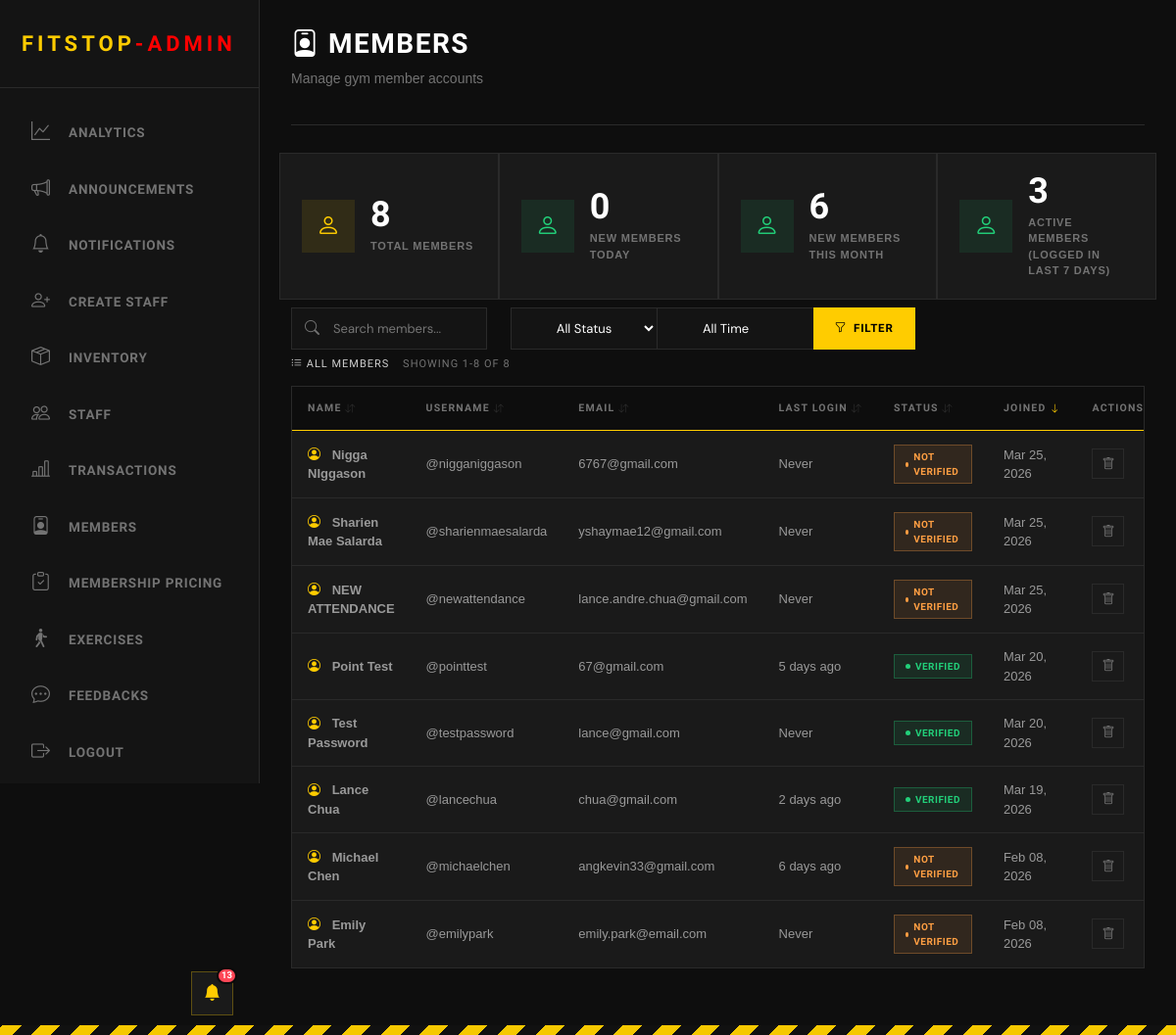
Before: /admin/view_members.php (signed in) with the older database file.
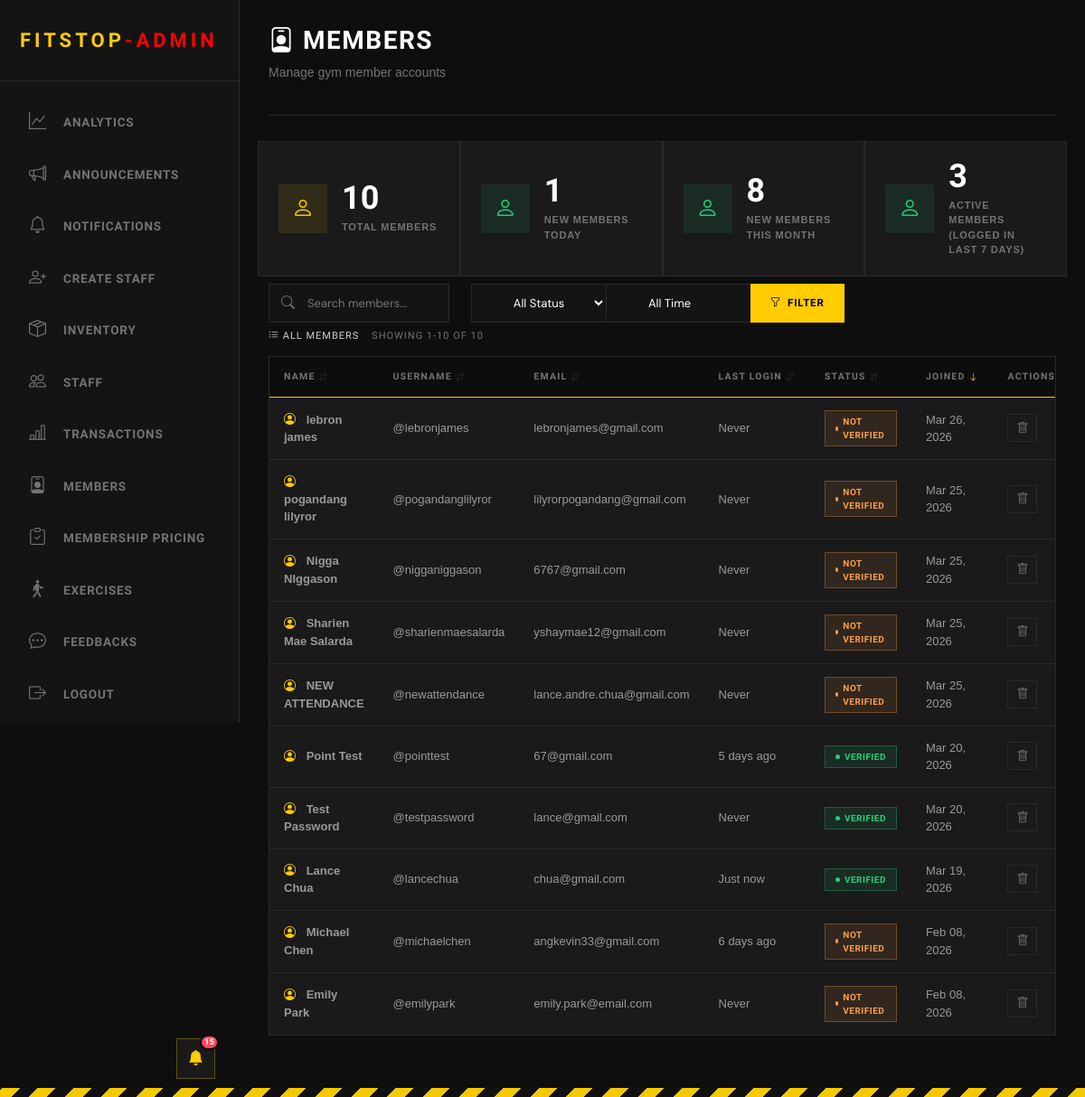
After: the same page with the newer database file.
### tables this page shows
CREATE TABLE "users" (   id INTEGER PRIMARY KEY AUTOINCREMENT,   username VARCHAR(50) NOT NULL UNIQUE,   first_name VARCHAR(50) NOT NULL,   last_name VARCHAR(50) NOT NULL,   email VARCHAR(100) NOT NULL UNIQUE,   password VARCHAR(255) NOT NULL,   user_type VARCHAR(50),   verification_code VARCHAR(50) DEFAULT NULL,   verification_code_expiration TIMESTAMP DEFAULT NULL,   is_verified BOOLEAN DEFAULT FALSE,   profile_picture BLOB,   last_logged_in TIMESTAMP DEFAULT NULL,   created_at TIMESTAMP DEFAULT CURRENT_TIMESTAMP,   updated_at TIMESTAMP DEFAULT CURRENT_TIMESTAMP , "points" INTEGER NOT NULL DEFAULT 0, dpa_consent INTEGER NOT NULL DEFAULT 0, dpa_consent_at TIMESTAMP DEFAULT NULL);

### admin/view_members.php (the view, shortened to what this page needs)
<?php
include("../Login/connection.php");
$search = isset($_GET['search']) ? trim($_GET['search']) : '';
$status_filter = isset($_GET['status']) ? $_GET['status'] : '';
$time_filter = isset($_GET['time']) ? $_GET['time'] : '';
$sort_by = isset($_GET['sort']) ? $_GET['sort'] : 'created_at';
$sort_order = isset($_GET['order']) ? $_GET['order'] : 'DESC';
$records_per_page = 10;
$page = isset($_GET['page']) ? (int) $_GET['page'] : 1;
$offset = ($page - 1) * $records_per_page;
$sort_order = ($sort_order === 'ASC') ? 'ASC' : 'DESC';
$where_conditions = ["user_type = 'user'"];
$params = [];
$where_clause = "WHERE " . implode(" AND ", $where_conditions);
$total_query = $pdo->prepare("SELECT COUNT(*) as total FROM users $where_clause");
$total_query->execute($params);
$total_records = $total_query->fetch()['total'];
$query = "SELECT id, username, first_name, last_name, email, last_logged_in, is_verified, created_at
          FROM users
          $where_clause
          ORDER BY $sort_by $sort_order
          LIMIT :limit OFFSET :offset";
$stmt = $pdo->prepare($query);
$stmt->bindValue(':limit', $records_per_page, PDO::PARAM_INT);
$stmt->bindValue(':offset', $offset, PDO::PARAM_INT);
$stmt->execute();
$members = $stmt->fetchAll();
function timeAgo($datetime)
{
    if (!$datetime)
        return 'Never';
    $time = strtotime($datetime);
    $diff = time() - $time;
    if ($diff < 60)
        return 'Just now';
    if ($diff < 604800)
        return floor($diff / 86400) . ' days ago';
    return date('M d, Y', $time);
}
function getSortUrl($column, $current_sort, $current_order, $search, $status, $time, $page)
{
    $new_order = 'ASC';
    $params = "sort=$column&order=$new_order";
    return "?$params";
}
function getSortIcon($column, $current_sort, $current_order)
{
    if ($current_sort !== $column) {
        return '<i class="bi bi-arrow-down-up" style="opacity: 0.3; font-size: 10px;"></i>';
    }
    return $current_order === 'ASC'
        ? '<i class="bi bi-arrow-up" style="color: var(--hazard); font-size: 10px;"></i>'
        : '<i class="bi bi-arrow-down" style="color: var(--hazard); font-size: 10px;"></i>';
}
$stmt = $pdo->query("
    SELECT COUNT(*) as total FROM users WHERE user_type = 'user'AND DATE(created_at) = DATE('now')");
$new_today = $stmt->fetch()['total'];
$stmt = $pdo->query("
    SELECT COUNT(*) as total FROM users WHERE user_type = 'user'AND strftime('%Y-%m', created_at) = strftime('%Y-%m', 'now')
");
$new_month = $stmt->fetch()['total'];
$stmt = $pdo->query("
    SELECT COUNT(*) as total FROM users WHERE user_type = 'user'AND last_logged_in >= DATE('now', '-7 days')
");
$active_members = $stmt->fetch()['total'];
?>
<!DOCTYPE html>
<html>
<head>
    <link rel="stylesheet" href="https://cdn.jsdelivr.net/npm/bootstrap-icons@1.11.0/font/bootstrap-icons.css">
    <link href="https://cdn.jsdelivr.net/npm/bootstrap@5.3.8/dist/css/bootstrap.min.css" rel="stylesheet"
>
</head>
<body>
    <?php include('includes/header_admin.php') ?>
    <div class="main-content">
        <div class="topbar">
            <div class="topbar-left">
                <h1><i class="bi bi-person-badge"></i> Members</h1>
                <p>Manage gym member accounts</p>
            </div>
        </div>
        <div class="row">
            <div class="stat-box col-sm-12 col-xl">
                <div class="stat-icon members">
                    <i class="bi bi-person"></i>
                </div>
                <div>
                    <div class="stat-value">
                        <?php echo number_format(isset($total_records) ? $total_records : 0, 0); ?>
                    </div>
                    <div class="stat-label">Total Members</div>
                </div>
            </div>
            <div class="stat-box col-sm-12 col-xl">
                <div class="stat-icon registrations">
                    <i class="bi bi-person"></i>
                </div>
                <div>
                    <div class="stat-value"><?php echo number_format(isset($new_today) ? $new_today : 0, 0); ?>
                    </div>
                    <div class="stat-label">New Members Today</div>
                </div>
            </div>
            <div class="stat-box col-sm-12 col-xl">
                <div class="stat-icon registrations">
                    <i class="bi bi-person"></i>
                </div>
                <div>
                    <div class="stat-value"><?php echo number_format(isset($new_month) ? $new_month : 0, 0); ?>
                    </div>
                    <div class="stat-label">New Members This Month</div>
                </div>
            </div>
            <div class="stat-box col-sm-12 col-xl">
                <div class="stat-icon registrations">
                    <i class="bi bi-person" style="color: var(--success);"></i>
                </div>
                <div>
                    <div class="stat-value">
                        <?php echo number_format(isset($active_members) ? $active_members : 0, 0); ?>
                    </div>
                    <div class="stat-label">Active Members (logged in last 7 days)</div>
                </div>
            </div>
        </div>
        <section>
            <form method="GET">
                <div class="row my-2">
                    <div class="col-sm-12 col-xl-3">
                        <div class="search-wrapper" style="flex: 2;">
                            <i class="bi bi-search search-icon"></i>
                            <input type="text" name="search" class="search-input" placeholder="Search members..."
                                maxlength="30" value="<?php echo htmlspecialchars($search); ?>"
                                style="min-width: 200px;">
                        </div>
                    </div>
                    <div class="col-sm-12 col-xl-2">
                        <select name="status" class="search-input" style="min-width: 150px;">
                            <option value="">All Status</option>
                        </select>
                    </div>
                    <div class="col-sm-12 col-xl-2">
                        <select name="time" class="search-input" style="min-width: 180px;">
                            <option value="">All Time</option>
                        </select>
                    </div>
                    <div class="col-sm-12 col-xl-2 d-flex justify-content-center">
                        <button type="submit" class="search-btn">
                            <i class="bi bi-funnel"></i> Filter
                        </button>
                    </div>
                    <div class="col-sm-12 col-xl-2 col-xl-offset-2 d-flex justify-content-center">
                    </div>
                </div>
            </form>
            <div style="margin-bottom: 16px;">
                <h2 style="margin: 0; border: none; padding: 0; font-size: 11px;">
                    <i class="bi bi-list-ul"></i> All Members
                    <span style="color: var(--text-muted); margin-left: 10px;">
                        Showing
                        <?php echo min($offset + 1, $total_records); ?>-<?php echo min($offset + $records_per_page, $total_records); ?>
                        of <?php echo $total_records; ?>
                    </span>
                </h2>
            </div>
            <div class="inventory-table">
                <table>
                    <thead>
                        <tr>
                            <th class="sortable-header"
                                onclick="window.location.href='<?php echo getSortUrl('first_name', $sort_by, $sort_order, $search, $status_filter, $time_filter, $page); ?>'">
                                Name <?php echo getSortIcon('first_name', $sort_by, $sort_order); ?>
                            </th>
                            <th class="sortable-header"
                                onclick="window.location.href='<?php echo getSortUrl('username', $sort_by, $sort_order, $search, $status_filter, $time_filter, $page); ?>'">
                                Username <?php echo getSortIcon('username', $sort_by, $sort_order); ?>
                            </th>
                            <th class="sortable-header"
                                onclick="window.location.href='<?php echo getSortUrl('email', $sort_by, $sort_order, $search, $status_filter, $time_filter, $page); ?>'">
                                Email <?php echo getSortIcon('email', $sort_by, $sort_order); ?>
                            </th>
                            <th class="sortable-header"
                                onclick="window.location.href='<?php echo getSortUrl('last_logged_in', $sort_by, $sort_order, $search, $status_filter, $time_filter, $page); ?>'">
                                Last Login <?php echo getSortIcon('last_logged_in', $sort_by, $sort_order); ?>
                            </th>
                            <th class="sortable-header"
                                onclick="window.location.href='<?php echo getSortUrl('is_verified', $sort_by, $sort_order, $search, $status_filter, $time_filter, $page); ?>'">
                                Status <?php echo getSortIcon('is_verified', $sort_by, $sort_order); ?>
                            </th>
                            <th class="sortable-header"
                                onclick="window.location.href='<?php echo getSortUrl('created_at', $sort_by, $sort_order, $search, $status_filter, $time_filter, $page); ?>'">
                                Joined <?php echo getSortIcon('created_at', $sort_by, $sort_order); ?>
                            </th>
                            <th>Actions</th>
                        </tr>
                    </thead>
                    <tbody>
                        <?php if (count($members) > 0): ?>
                            <?php foreach ($members as $member): ?>
                                <?php
                                $full_name = htmlspecialchars($member['first_name'] . ' ' . $member['last_name']);
                                $username = htmlspecialchars($member['username']);
                                $email = htmlspecialchars($member['email']);
                                $last_login = timeAgo($member['last_logged_in']);
                                $joined = date('M d, Y', strtotime($member['created_at']));
                                $status_badge = $member['is_verified']
                                    ? "<span class='status-badge active'>Verified</span>"
                                    : "<span class='status-badge maintenance'>Not Verified</span>";
                                ?>
                                <tr>
                                    <td>
                                        <i class='bi bi-person-circle' style='color: var(--hazard); margin-right: 8px;'></i>
                                        <strong><?php echo $full_name; ?></strong>
                                    </td>
                                    <td>@<?php echo $username; ?></td>
                                    <td><?php echo $email; ?></td>
                                    <td><?php echo $last_login; ?></td>
                                    <td><?php echo $status_badge; ?></td>
                                    <td><?php echo $joined; ?></td>
                                    <td>
                                        <a href='delete_member.php?id=<?php echo $member['id']; ?>' class='btn-icon'
                                            onclick='return confirm("Are you sure you want to remove this member?")'>
                                            <i class='bi bi-trash'></i>
                                        </a>
                                    </td>
                                </tr>
                            <?php endforeach; ?>
                        <?php endif; ?>
                    </tbody>
                </table>
            </div>
        </section>
    </div>
</body>
</html>

### admin/includes/header_admin.php (shortened to what this page needs)
<?php
include('../login/connection.php');
$unread_stmt = $pdo->query("SELECT COUNT(*) as count FROM notification_history WHERE is_read = 0");
$unread_count = $unread_stmt->fetch()['count'];
?>
<head>
    <link rel="stylesheet" href="../staff/staff.css">
    <link href="../styles.css" rel="stylesheet">
    <link rel="stylesheet" href="https://cdnjs.cloudflare.com/ajax/libs/font-awesome/6.4.0/css/all.min.css">
    <link rel="stylesheet" href="https://cdn.jsdelivr.net/npm/bootstrap-icons@1.11.0/font/bootstrap-icons.css">
</head>
<body>
    <div style="position: fixed; bottom: 20px; left: calc(var(--sidebar-w) - 70px); z-index: 1001;">
        <div class="notif-wrapper">
            <button class="notif-bell-btn" id="notifBellBtn">
                <i class="bi bi-bell-fill"></i>
                <?php if ($unread_count > 0): ?>
                    <span class="notif-badge"><?php echo $unread_count; ?></span>
                <?php endif; ?>
            </button>
        </div>
    </div>
    <div class="sidebar">
        <div class="sidebar-header">
            <span class="logo-text">FITSTOP<span style="color:red;">-ADMIN</span></span>
        </div>
        <ul class="menu">
            <li onclick="location.href='Admin_Landing_Page.php'"><i class="bi bi-graph-up"></i><span>Analytics</span>
            </li>
            <li onclick="location.href='create_announcement.php'"><i
                    class="bi bi-megaphone"></i><span>Announcements</span></li>
            <li onclick="location.href='notification.php'"><i class="bi bi-bell"></i><span>Notifications</span></li>
            <li onclick="location.href='create_staff.php'"><i class="bi bi-person-plus"></i><span>Create Staff</span>
            </li>
            <li onclick="location.href='view_inventory.php'"><i class="bi bi-box-seam"></i><span>Inventory</span></li>
            <li onclick="location.href='view_staff.php'"><i class="bi bi-people"></i><span>Staff</span></li>
            <li onclick="location.href='transaction.php'"><i class="bi bi-bar-chart-line"></i><span>Transactions</span>
            </li>
            <li onclick="location.href='view_members.php'"><i class="bi bi-person-badge"></i><span>Members</span></li>
            <li onclick="location.href='membership_pricing.php'"><i class="bi bi-clipboard-check"></i><span>Membership
                    Pricing</span></li>
            <li onclick="location.href='exercises.php'"><i class="bi bi-person-walking"></i><span>Exercises</span></li>
            <li onclick="location.href='view_feedback.php'"><i class="bi bi-chat-dots"></i><span>Feedbacks</span></li>
            <li onclick="document.getElementById('logoutForm').submit()"><i
                    class="bi bi-box-arrow-right"></i><span>Logout</span></li>
        </ul>
    </div>
</body>

### styles.css (style rules this page uses)
:root { --bg-void: #0a0a0a; --bg-surface: #141414; --bg-card: #1a1a1a; --hazard-yellow: #ffcc00; --text-primary: #ffffff; --text-muted: #a0a0a0; --border-industrial: 1px solid #333; }
body { background-color: var(--bg-void); color: var(--text-primary); font-family: "Inter", sans-serif; overflow-x: hidden; }
h1, h2, h3, h4, h5, .brand-font { font-family: "Chakra Petch", sans-serif; text-transform: uppercase; letter-spacing: 1px; }
:root { --yellow: #f5c800; --yellow-dim: #c9a400; --dark: #0e0e0e; --dark2: #161616; --dark3: #1e1e1e; --border: #2a2a2a; --text: #d0d0d0; --text-muted: #737373; }
* { box-sizing: border-box; }
body { background-color: var(--dark); font-family: "Barlow", sans-serif; color: var(--text); min-height: 100vh; }
body::after { content: ""; display: block; height: 10px; background: repeating-linear-gradient( -45deg, var(--yellow) 0px, var(--yellow) 14px, #111 14px, #111 28px ); position: fixed; bottom: 0; left: 0; right: 0; z-index: 999; }

### admin/view_members.php (style rules this page uses)
.sortable-header { cursor: pointer; user-select: none; transition: color 0.2s; }

Changed rows visible on the page:
added users: full_name "lebron james", username "lebronjames", email "lebronjames@gmail.com", last_logged_in "Never", is_verified "NOT VERIFIED", created_at "Mar 26, 2026"
added users: full_name "pogandang lilyror", username "pogandanglilyror", email "lilyrorpogandang@gmail.com", last_logged_in "Never", is_verified "NOT VERIFIED", created_at "Mar 25, 2026"
changed users "Lance Chua": last_logged_in "2 days ago" → "Just now"
Other visible differences:
$unread_count: "13" → "15"
isset($total_records) ? $total_records : 0: "8" → "10"
isset($new_today) ? $new_today : 0: "0" → "1"
isset($new_month) ? $new_month : 0: "6" → "8"
min($offset + $records_per_page, $total_records): "8" → "10"
$total_records: "8" → "10"
